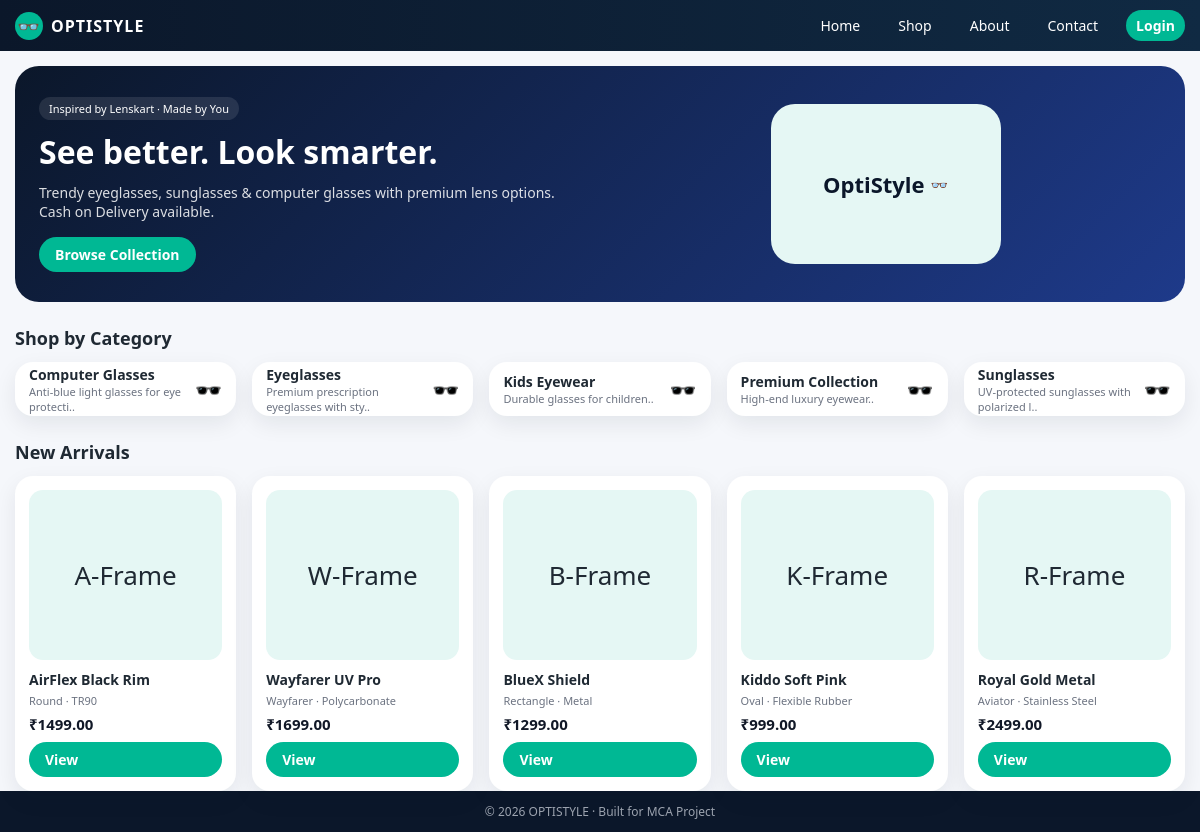
The page / on the database its author committed.
### tables this page shows
CREATE TABLE IF NOT EXISTS `categories` (
  `category_id` int(11) NOT NULL AUTO_INCREMENT,
  `category_name` varchar(50) NOT NULL,
  `description` text,
  PRIMARY KEY (`category_id`)
);

CREATE TABLE IF NOT EXISTS `products` (
  `product_id` int(11) NOT NULL AUTO_INCREMENT,
  `category_id` int(11) DEFAULT NULL,
  `product_name` varchar(100) NOT NULL,
  `description` text,
  `price` decimal(10,2) NOT NULL,
  `frame_shape` varchar(50) DEFAULT NULL,
  `frame_material` varchar(50) DEFAULT NULL,
  `image` varchar(200) DEFAULT NULL,
  `is_active` tinyint(1) DEFAULT '1',
  `created_at` datetime DEFAULT CURRENT_TIMESTAMP,
  PRIMARY KEY (`product_id`),
  KEY `category_id` (`category_id`)
);

### index.php (the view, shortened to what this page needs)
<?php
include "layout_top.php";
$cats = $pdo->query("SELECT * FROM categories ORDER BY category_name")->fetchAll(PDO::FETCH_ASSOC);
$latest = $pdo->query("SELECT * FROM products WHERE is_active=1 ORDER BY created_at DESC LIMIT 8")->fetchAll(PDO::FETCH_ASSOC);
?>
<section class="hero">
    <div class="hero-text">
        <div class="hero-badge">Inspired by Lenskart · Made by You</div>
        <h1 class="hero-title">See better. Look smarter.</h1>
        <p class="hero-sub">Trendy eyeglasses, sunglasses & computer glasses with premium lens options. Cash on Delivery available.</p>
        <div class="hero-cta">
            <a href="products.php" class="btn btn-primary">Browse Collection</a>
        </div>
    </div>
    <div class="hero-image">
        <div class="hero-image-box">
            OptiStyle <span style="font-size:14px;margin-left:6px;">👓</span>
        </div>
    </div>
</section>
<h2 class="section-title">Shop by Category</h2>
<div class="grid">
    <?php foreach($cats as $c): ?>
    <a href="products.php?cat=<?php echo $c['category_id']; ?>">
        <div class="card category-pill">
            <div>
                <div class="category-name"><?php echo htmlspecialchars($c['category_name']); ?></div>
                <div style="font-size:11px;color:#6b7280;">
                    <?php echo htmlspecialchars(substr($c['description'],0,40)); ?>..
                </div>
            </div>
            <div style="font-size:22px;">🕶️</div>
        </div>
    </a>
    <?php endforeach; ?>
</div>
<h2 class="section-title">New Arrivals</h2>
<div class="grid">
    <?php foreach($latest as $p): ?>
    <div class="card">
        <div class="product-image">
            <?php echo htmlspecialchars(substr($p['product_name'],0,1)); ?>-Frame
        </div>
        <div class="product-title"><?php echo htmlspecialchars($p['product_name']); ?></div>
        <div class="product-meta"><?php echo htmlspecialchars($p['frame_shape']); ?> · <?php echo htmlspecialchars($p['frame_material']); ?></div>
        <div class="product-price">₹<?php echo $p['price']; ?></div>
        <div class="product-actions">
            <a href="product_detail.php?id=<?php echo $p['product_id']; ?>" class="btn btn-primary" style="flex:1;">View</a>
        </div>
    </div>
    <?php endforeach; ?>
</div>
<?php include "layout_bottom.php"; ?>

### layout_top.php (shortened to what this page needs)
<?php
function isUserLoggedIn(){
    return isset($_SESSION['user_id']);
}
?>
<!DOCTYPE html>
<html lang="en">
<head>
</head>
<body>
<header class="navbar">
    <div class="container navbar-inner">
        <div class="brand">
            <div class="brand-icon">👓</div>
            <span>OPTISTYLE</span>
        </div>
        <nav class="nav-links">
            <a href="index.php">Home</a>
            <a href="products.php">Shop</a>
            <a href="about.php">About</a>
            <a href="contact.php">Contact</a>
            <?php if(isUserLoggedIn()): ?>
                <a href="orders.php">My Orders</a>
                <a href="cart.php">Cart</a>
                <a href="logout.php" class="btn btn-outline">Logout</a>
            <?php else: ?>
                <a href="login.php" class="btn btn-primary">Login</a>
            <?php endif; ?>
        </nav>
    </div>
</header>
<main class="container">

### layout_bottom.php
</main>
<footer>
    © <?php echo date("Y"); ?> OPTISTYLE · Built for MCA Project
</footer>
</body>
</html>

### layout_top.php (style rules this page uses)
:root { --primary:#00b894; --primary-dark:#00916e; --bg:#f5f7fb; --text:#1f2933; }
* { box-sizing:border-box;margin:0;padding:0; }
body { font-family: system-ui,-apple-system,"Segoe UI",sans-serif; background:var(--bg); color:var(--text); }
a { text-decoration:none;color:inherit; }
.container { width:100%; max-width:1200px; margin:0 auto; padding:0 15px; }
.navbar { background:linear-gradient(90deg,#0b172a,#102a43); color:#fff; position:sticky; top:0; z-index:999; }
.navbar-inner { display:flex; align-items:center; justify-content:space-between; padding:10px 15px; }
.brand { display:flex; align-items:center; font-weight:700; letter-spacing:1px; }
.brand-icon { width:28px; height:28px; border-radius:50%; background:var(--primary); display:flex; align-items:center; justify-content:center; margin-right:8px; font-size:18px; }
.nav-links { display:flex; gap:18px; font-size:14px; }
.nav-links a { padding:6px 10px; border-radius:999px; transition:0.2s; }
.btn { display:inline-block; padding:8px 16px; border-radius:999px; border:none; cursor:pointer; font-size:14px; font-weight:600; }
.btn-primary { background:var(--primary); color:#fff; }
main { padding:20px 0 40px; }
.hero { background:linear-gradient(135deg,#0b172a,#1e3a8a); color:#fff; border-radius:24px; padding:30px 24px; display:flex; flex-wrap:wrap; gap:20px; align-items:center; margin-top:15px; }
.hero-text { flex:1 1 260px; }
.hero-title { font-size:32px;font-weight:700;margin-bottom:10px; }
.hero-sub { font-size:14px;opacity:0.85;margin-bottom:16px; }
.hero-badge { display:inline-block; padding:4px 10px; font-size:11px; border-radius:999px; background:rgba(255,255,255,0.1); margin-bottom:10px; }
.hero-cta { margin-top:8px; }
.hero-image { flex:1 1 260px; text-align:center; }
.hero-image-box { width:230px; height:160px; margin:0 auto; background:#e5f7f4; border-radius:24px; display:flex; align-items:center; justify-content:center; color:#0b172a; font-weight:600; font-size:22px; }
.section-title { font-size:18px; font-weight:600; margin:24px 0 12px; }
.grid { display:grid; grid-template-columns:repeat(auto-fit,minmax(180px,1fr)); gap:16px; }
.card { background:#fff; border-radius:18px; padding:14px; box-shadow:0 8px 22px rgba(15,23,42,0.08); transition:transform .2s,box-shadow .2s; }
.category-pill { height:54px; display:flex; align-items:center; justify-content:space-between; }
.category-name { font-size:14px; font-weight:600; }
.product-image { width:100%; height:170px; border-radius:14px; background:#e5f7f4; display:flex; align-items:center; justify-content:center; font-size:26px; margin-bottom:10px; }
.product-title { font-size:14px;font-weight:600;margin-bottom:4px; }
.product-meta { font-size:11px;color:#6b7280;margin-bottom:6px; }
.product-price { font-weight:700;color:#111827;font-size:15px; }
.product-actions { margin-top:8px;display:flex;gap:6px; }
footer { background:#0b172a; color:#9ca3af; font-size:12px; padding:12px 0; text-align:center; }

### rows shown on the page
categories: category_name "Computer Glasses", description "Anti-blue light glasses for eye protecti"
categories: category_name "Eyeglasses", description "Premium prescription eyeglasses with sty"
categories: category_name "Kids Eyewear", description "Durable glasses for children"
categories: category_name "Premium Collection", description "High-end luxury eyewear"
categories: category_name "Sunglasses", description "UV-protected sunglasses with polarized l"
products: product_name "A", product_name "AirFlex Black Rim", frame_shape "Round", frame_material "TR90", price "1499.00"
products: product_name "W", product_name "Wayfarer UV Pro", frame_shape "Wayfarer", frame_material "Polycarbonate", price "1699.00"
products: product_name "B", product_name "BlueX Shield", frame_shape "Rectangle", frame_material "Metal", price "1299.00"
products: product_name "K", product_name "Kiddo Soft Pink", frame_shape "Oval", frame_material "Flexible Rubber", price "999.00"
products: product_name "R", product_name "Royal Gold Metal", frame_shape "Aviator", frame_material "Stainless Steel", price "2499.00"
